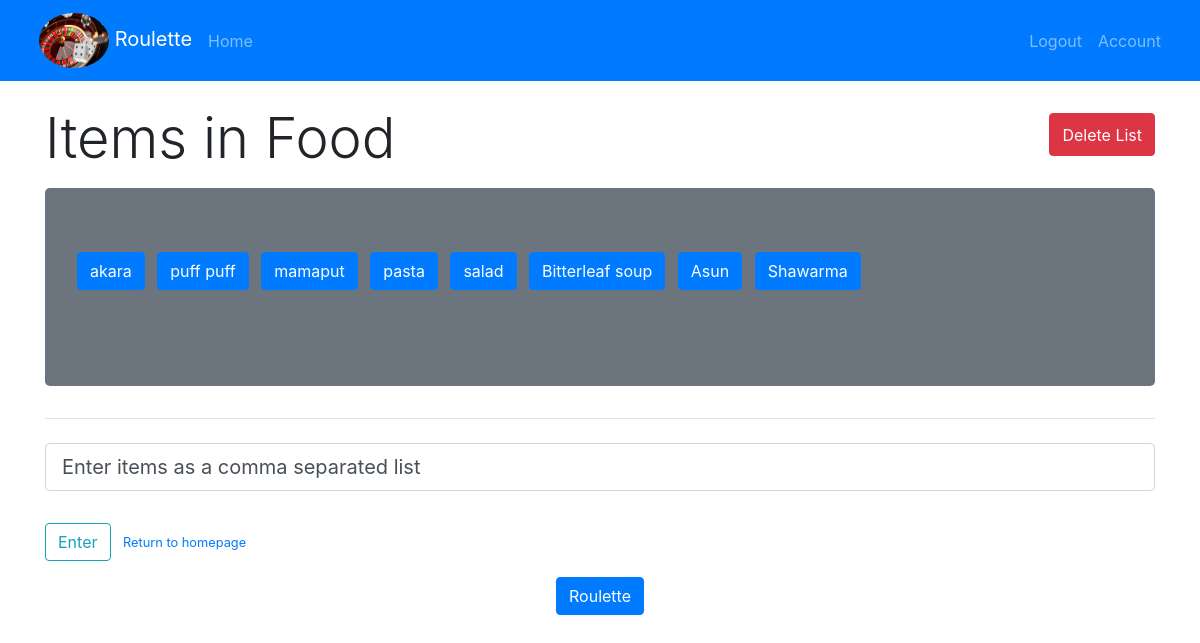
/list/1 (signed in), run on an earlier commit of the app's database.
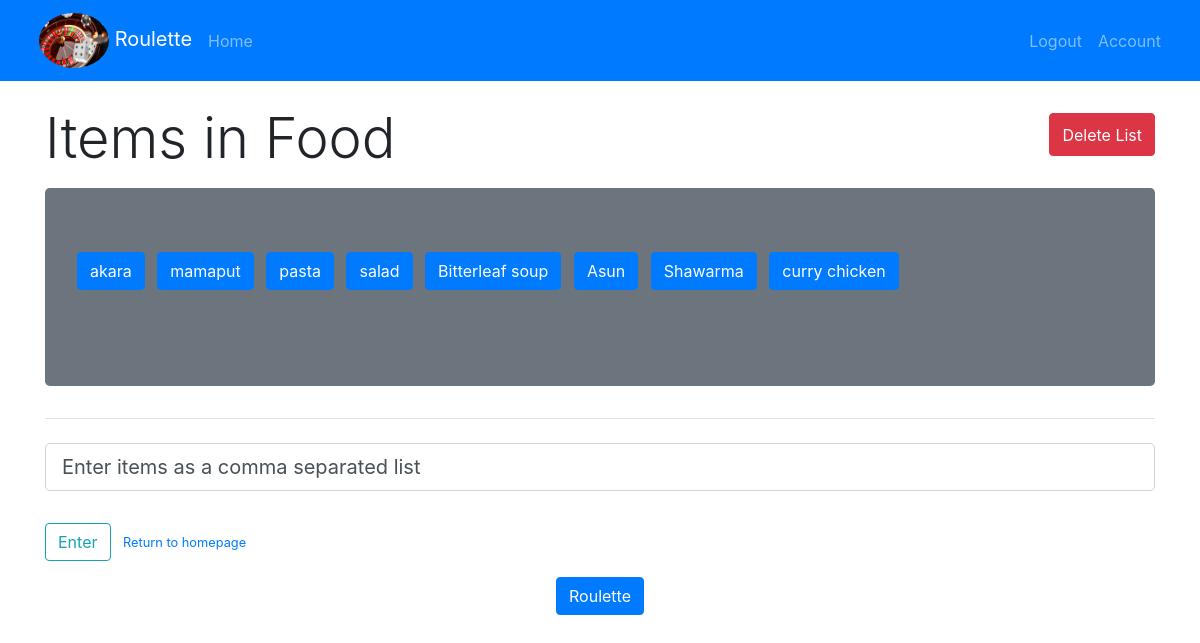
And on a later commit of the database.
### roulette/models.py (models this page shows, shortened)
class Item(db.Model):
    id = db.Column(db.Integer, primary_key=True)
    title = db.Column(db.String(100), nullable=False)
    list_id = db.Column(db.Integer, db.ForeignKey('list.id'), nullable=False)

### roulette/routes.py (the view, shortened to what this page needs)
@app.route("/list/<int:list_id>", methods=['POST', 'GET'])
@login_required
def list(list_id):
    roulette = ""
    form = ItemForm()
    current_list = List.query.filter_by(
        user_id=current_user.id,  id=list_id).first_or_404()
    if request.method == 'POST':
        if request.form.get('roulette_btn'):
            roulette = random.choice(current_list.items).title
            return render_template('list.html', list=current_list, form=form, roulette=roulette)
    return render_template('list.html', list=current_list, form=form, roulette=roulette)

### roulette/forms.py
class ItemForm(FlaskForm):
    item_list = StringField(
        'Items', validators=[DataRequired()], default='Enter items as a comma separated list')
    submit = SubmitField('Enter')

### roulette/models.py (called while the page is built)
@login_manager.user_loader
def load_user(user_id):
    return User.query.get(int(user_id))

### roulette/templates/list.html (shortened to what this page needs)
{% extends 'base.html' %}
{% block body %}
<div class = "mb-2 d-flex justify-content-between">
    <h1 class = "mr-4 display-4"> Items in {{list.title}}</h1>
    <button type="button" class="btn btn-danger ml-4 mb-4 mt-2" data-toggle="modal" data-target="#deleteModal">Delete
        List</button>
</div>
<div class = "jumbotron bg-secondary">
    <ul class = "list-inline">
        {% for item in list.items %}
        <li class = "list-inline-item">
            <form action="{{url_for('delete_item', list_id=list.id, item_id=item.id )}}" method='POST'>
                <button type="submit" class="btn btn-primary mb-3" data-toggle="tooltip" title="Click to delete item" data-placement="top">
                    {{item.title}}
                </button>
            </form>
        </li>
        {% endfor %}
    </ul>
</div>
<form method="POST" action="">
    <fieldset class="form-group">
        <legend class="border-bottom mb-4"></legend>
        <div class="form-group">
            {% if form.item_list.errors %}
            {{ form.item_list(class="form-control form-control-lg is-invalid")}}
            <div class="invalid-feedback">
                {% for error in form.item_list.errors %}
                <span>{{error}}</span>
                {% endfor %}
            </div>
            {% else %}
            {{form.item_list(class="form-control form-control-lg")}}
            {% endif %}
        </div>
    </fieldset>
    <div class="form-group d-inline">
        {{form.submit(class="btn btn-outline-info")}}
    </div>
    <small class="text-muted ml-2 d-inline">
        <a href="{{url_for('home')}}">Return to homepage</a>
    </small>
</form>
<div class = "text-center mb-5">
    <form action="{{url_for('list', list_id=list.id )}}" method='POST'>
        <button type="submit" class=" btn btn-primary mt-3 mb-3 " name='roulette_btn' value='roulette'>
            Roulette</button>
    </form>
    <br>
</div>
{% endblock %}

What changed in the data, as far as the page shows it:
removed Item: title "puff puff"
added Item: title "curry chicken"
